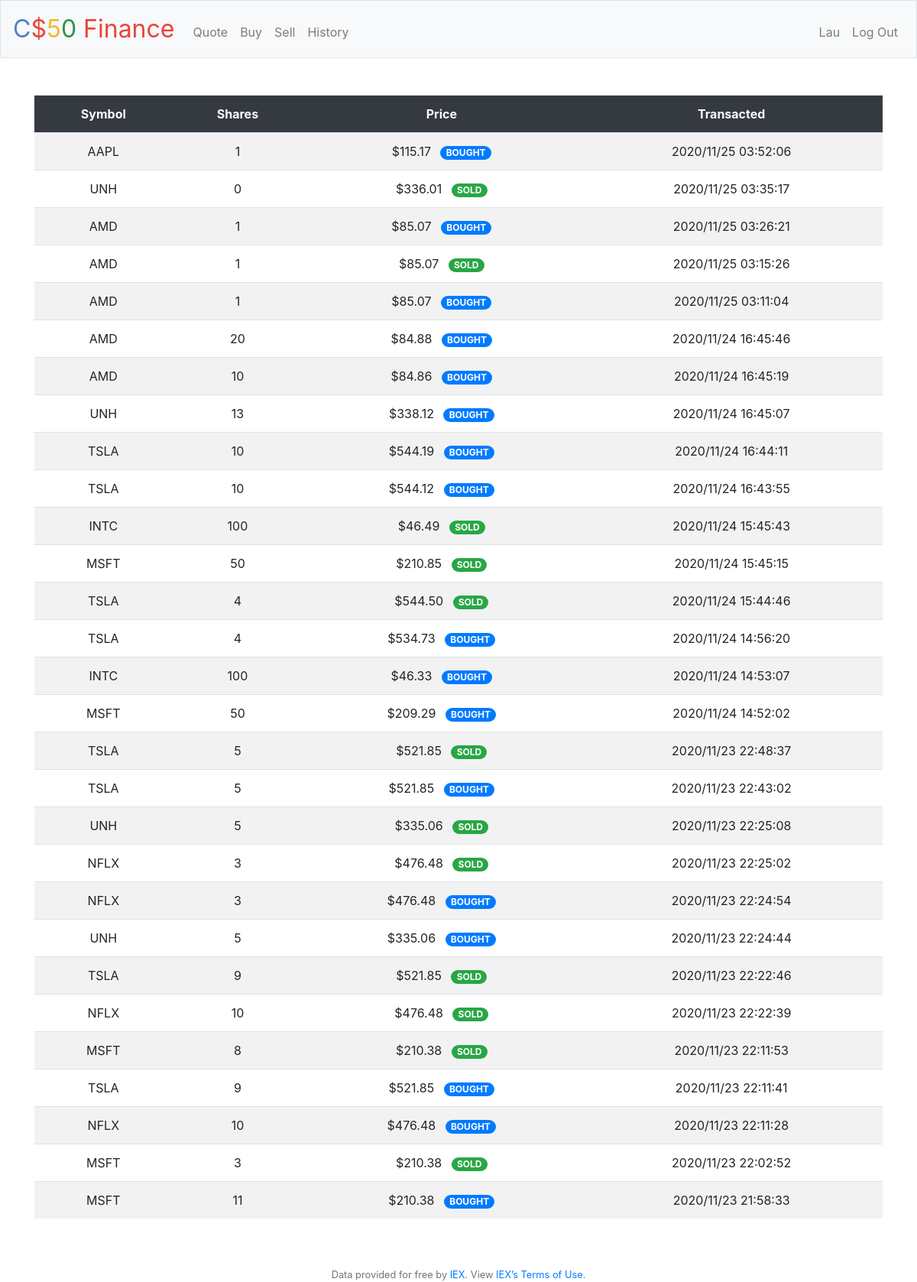
Screenshot of /history (signed in) with the database file from the repository.
### tables this page shows
CREATE TABLE 'transactions' (
    'id' INTEGER PRIMARY KEY AUTOINCREMENT NOT NULL,
    'user_id' INTEGER NOT NULL,
    'stock_id' INTEGER NOT NULL,
    'shares' INTEGER NOT NULL,
    'sale_price' NUMERIC NOT NULL,
    'transact' TEXT NOT NULL,
    'date' TEXT NOT NULL,
    FOREIGN KEY(user_id) REFERENCES users(id),
    FOREIGN KEY(stock_id) REFERENCES user_stocks(stock_id)
);

CREATE TABLE 'user_stocks' (
    'stock_id' INTEGER PRIMARY KEY AUTOINCREMENT NOT NULL,
    'user_id' INTEGER NOT NULL,
    'symbol' TEXT NOT NULL,
    'company' TEXT,
    'shares' INTEGER NOT NULL,
    'price' NUMERIC NOT NULL,
    'total' NUMERIC NOT NULL,
    'isOwned' INTEGER NOT NULL,
    FOREIGN KEY(user_id) REFERENCES users(id)
);

### application.py (the view)
@app.route("/history")
@login_required
def history():
    history = db.execute("SELECT symbol, transactions.shares, sale_price, date, transact FROM user_stocks JOIN transactions ON transactions.stock_id = user_stocks.stock_id WHERE user_stocks.user_id = :user_id ORDER BY transactions.id DESC",
        user_id = session["user_id"]
    )
    for item in history:
        item["sale_price"] = usd(item["sale_price"])
    return render_template("history.html", history = history)

### application.py (called while the page is built)
@app.after_request
def after_request(response):
    response.headers["Cache-Control"] = "no-cache, no-store, must-revalidate"
    response.headers["Expires"] = 0
    response.headers["Pragma"] = "no-cache"
    return response

### helpers.py (called while the page is built)
def login_required(f):
    @wraps(f)
    def decorated_function(*args, **kwargs):
        if session.get("user_id") is None:
            return redirect("/login")
        return f(*args, **kwargs)
    return decorated_function

def usd(value):
    return f"${value:,.2f}"

### templates/history.html (shortened to what this page needs)
{% extends "layout.html" %}
{% block main %}
    <table class="table table-striped" id="history-stocks">
        <thead class="bg-dark text-light font-weight-bold">
            <tr>
                <td scope="col">Symbol</td><td scope="col">Shares</td><td scope="col">Price</td><td scope="col">Transacted</td>
            </tr>
        </thead>
        <tbody>
            {% if not history %}
                <tr><td colspan="4">No history! 😢</td></tr>
            {% else %}
                {% for item in history %}
                    <tr>
                        <td>{{ item["symbol"] }}</td>
                        <td>{{ item["shares"] }}</td>
                        {% if item["transact"] == 'b' %}
                            <td>{{ item["sale_price"] }}    <span class="badge badge-primary badge-pill ml-2">BOUGHT</span></td>
                        {% else %}
                            <td>{{ item["sale_price"] }}    <span class="badge badge-success badge-pill ml-2">SOLD</span></td>
                        {% endif %}
                        <td>{{ item["date"] }}</td>
                    </tr>
                {% endfor %}
            {% endif %}
        </tbody>
    </table>
{% endblock %}

### templates/layout.html (shortened to what this page needs)
<!DOCTYPE html>
<html lang="en">
    <head>
        <link href="https://maxcdn.bootstrapcdn.com/bootstrap/4.1.3/css/bootstrap.min.css" rel="stylesheet">
        <link href="/static/styles.css" rel="stylesheet">
    </head>
    <body>
        <nav class="navbar navbar-expand-md navbar-light bg-light border">
            <a class="navbar-brand" href="/"><span class="blue">C</span><span class="red">$</span><span class="yellow">5</span><span class="green">0</span> <span class="red">Finance</span></a>
            <div class="collapse navbar-collapse" id="navbar">
                {% if session.user_id %}
                    <ul class="navbar-nav mr-auto mt-2">
                        <li class="nav-item"><a class="nav-link" href="/quote">Quote</a></li>
                        <li class="nav-item"><a class="nav-link" href="/buy">Buy</a></li>
                        <li class="nav-item"><a class="nav-link" href="/sell">Sell</a></li>
                        <li class="nav-item"><a class="nav-link" href="/history">History</a></li>
                    </ul>
                    <ul class="navbar-nav ml-auto mt-2">
                        <li class="nav-item"><a href="#" class="nav-link disabled" aria-disabled="true">{{ cash }}</a></li>
                        <li class="nav-item"><a href="/profile" class="nav-link">{{ session.username }}</a></li>
                        <li class="nav-item"><a class="nav-link" href="/logout">Log Out</a></li>
                    </ul>
                {% else %}
                    <ul class="navbar-nav ml-auto mt-2">
                        <li class="nav-item"><a class="nav-link" href="/register">Register</a></li>
                        <li class="nav-item"><a class="nav-link" href="/login">Log In</a></li>
                    </ul>
                {% endif %}
            </div>
        </nav>
        <main class="container pt-5 pb-5">
            {% block main %}{% endblock %}
        </main>
        <footer class="small text-center text-muted">
            Data provided for free by <a href="https://iextrading.com/developer">IEX</a>. View <a href="https://iextrading.com/api-exhibit-a/">IEX’s Terms of Use</a>.
        </footer>
    </body>
</html>

### static/styles.css (style rules this page uses)
nav .navbar-brand { font-size: xx-large; }
nav .navbar-brand .blue { color: #537fbe; }
nav .navbar-brand .red { color: #ea433b; }
nav .navbar-brand .yellow { color: #f5b82e; }
nav .navbar-brand .green { color: #2e944b; }
main { overflow-x: auto; text-align: center; }

### rows the page displays
transactions: symbol "AAPL", shares "1", sale_price "$115.17", date "2020/11/25 03:52:06"
transactions: symbol "UNH", shares "0", sale_price "$336.01", date "2020/11/25 03:35:17"
transactions: symbol "AMD", shares "1", sale_price "$85.07", date "2020/11/25 03:26:21"
transactions: symbol "AMD", shares "1", sale_price "$85.07", date "2020/11/25 03:15:26"
transactions: symbol "AMD", shares "1", sale_price "$85.07", date "2020/11/25 03:11:04"
transactions: symbol "AMD", shares "20", sale_price "$84.88", date "2020/11/24 16:45:46"
transactions: symbol "AMD", shares "10", sale_price "$84.86", date "2020/11/24 16:45:19"
transactions: symbol "UNH", shares "13", sale_price "$338.12", date "2020/11/24 16:45:07"
transactions: symbol "TSLA", shares "10", sale_price "$544.19", date "2020/11/24 16:44:11"
transactions: symbol "TSLA", shares "10", sale_price "$544.12", date "2020/11/24 16:43:55"
transactions: symbol "INTC", shares "100", sale_price "$46.49", date "2020/11/24 15:45:43"
transactions: symbol "MSFT", shares "50", sale_price "$210.85", date "2020/11/24 15:45:15"
transactions: symbol "TSLA", shares "4", sale_price "$544.50", date "2020/11/24 15:44:46"
transactions: symbol "TSLA", shares "4", sale_price "$534.73", date "2020/11/24 14:56:20"
transactions: symbol "INTC", shares "100", sale_price "$46.33", date "2020/11/24 14:53:07"
transactions: symbol "MSFT", shares "50", sale_price "$209.29", date "2020/11/24 14:52:02"
transactions: symbol "TSLA", shares "5", sale_price "$521.85", date "2020/11/23 22:48:37"
transactions: symbol "TSLA", shares "5", sale_price "$521.85", date "2020/11/23 22:43:02"
transactions: symbol "UNH", shares "5", sale_price "$335.06", date "2020/11/23 22:25:08"
transactions: symbol "NFLX", shares "3", sale_price "$476.48", date "2020/11/23 22:25:02"
transactions: symbol "NFLX", shares "3", sale_price "$476.48", date "2020/11/23 22:24:54"
transactions: symbol "UNH", shares "5", sale_price "$335.06", date "2020/11/23 22:24:44"
transactions: symbol "TSLA", shares "9", sale_price "$521.85", date "2020/11/23 22:22:46"
transactions: symbol "NFLX", shares "10", sale_price "$476.48", date "2020/11/23 22:22:39"
transactions: symbol "MSFT", shares "8", sale_price "$210.38", date "2020/11/23 22:11:53"
transactions: symbol "TSLA", shares "9", sale_price "$521.85", date "2020/11/23 22:11:41"
transactions: symbol "NFLX", shares "10", sale_price "$476.48", date "2020/11/23 22:11:28"
transactions: symbol "MSFT", shares "3", sale_price "$210.38", date "2020/11/23 22:02:52"
transactions: symbol "MSFT", shares "11", sale_price "$210.38", date "2020/11/23 21:58:33"

### other values shown
{{ session.username }} "Lau"
